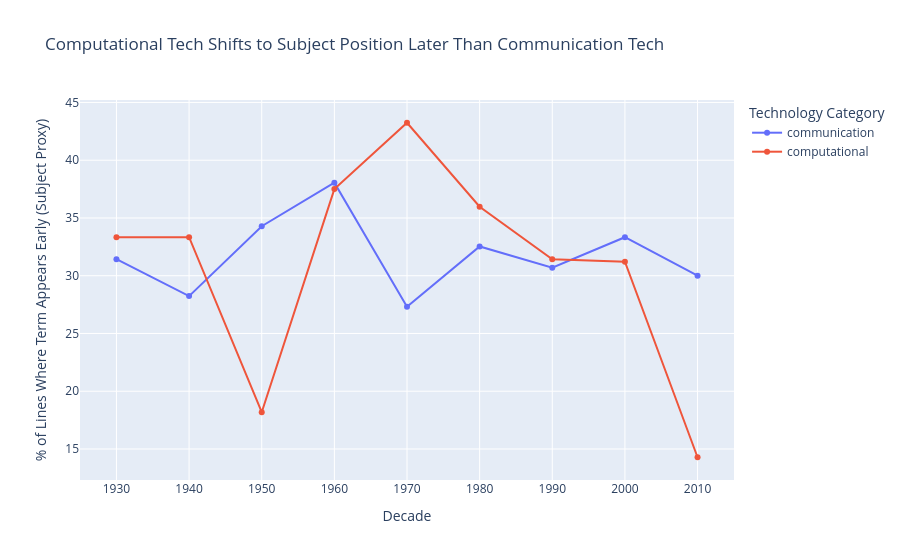

Here is the notebook cell this chart was saved with:
### Markdown cell above
**Question 3:** Do communication technology terms and computational technology terms shift toward sentence-initial position at different rates across decades?

### Code cell
# Use first_tech_position (0 to 1 scale) and first_tech_category.
# Position below 0.33 means the term appears in the first third
# of the line, which we treat as a proxy for subject position.
# We compute the percentage of lines where this is true,
# grouped by decade and category.

tech_pos = df[df["first_tech_position"].notna()].copy()
tech_pos["is_early"] = tech_pos["first_tech_position"] < 0.33

# Group by decade and category.
total_by_group = tech_pos.groupby(["decade", "first_tech_category"]).size().reset_index(name="total")
early_by_group = tech_pos[tech_pos["is_early"]].groupby(["decade", "first_tech_category"]).size().reset_index(name="early_count")

q3_df = total_by_group.merge(early_by_group, on=["decade", "first_tech_category"], how="left")
q3_df["early_count"] = q3_df["early_count"].fillna(0)
q3_df["pct_early"] = (q3_df["early_count"] / q3_df["total"]) * 100
q3_df = q3_df[q3_df["decade"] >= 1930]

# Faceted line chart: one line per category, showing the percentage
# of lines where the term appears in the first third of the sentence.
# Faceting by category (communication vs computational) shows
# whether the two types of technology follow different agency trajectories
# without any manual classification of individual words.
fig3 = px.line(
    q3_df,
    x="decade",
    y="pct_early",
    color="first_tech_category",
    title="Computational Tech Shifts to Subject Position Later Than Communication Tech",
    labels={
        "decade": "Decade",
        "pct_early": "% of Lines Where Term Appears Early (Subject Proxy)",
        "first_tech_category": "Technology Category"
    },
    markers=True
)
fig3.update_layout(xaxis=dict(dtick=10))
fig3.write_image("chart3_agency_by_category.png")
fig3.show()

### Figure 1 — Plotly figure (JSON) as saved in the notebook; plotly's stock layout.template omitted (floating-point values rounded to 4 significant figures)
{"data": [{"hovertemplate": "Technology Category=communication<br>Decade=%{x}<br>% of Lines Where Term Appears Early (Subject Proxy)=%{y}<extra></extra>", "legendgroup": "communication", "line": {"color": "#636efa", "dash": "solid"}, "marker": {"symbol": "circle"}, "mode": "lines+markers", "name": "communication", "orientation": "v", "showlegend": true, "type": "scatter", "x": [1930, 1940, 1950, 1960, 1970, 1980, 1990, 2000, 2010], "xaxis": "x", "y": [31.43, 28.24, 34.29, 38.06, 27.32, 32.53, 30.69, 33.33, 30.0], "yaxis": "y"}, {"hovertemplate": "Technology Category=computational<br>Decade=%{x}<br>% of Lines Where Term Appears Early (Subject Proxy)=%{y}<extra></extra>", "legendgroup": "computational", "line": {"color": "#EF553B", "dash": "solid"}, "marker": {"symbol": "circle"}, "mode": "lines+markers", "name": "computational", "orientation": "v", "showlegend": true, "type": "scatter", "x": [1930, 1940, 1950, 1960, 1970, 1980, 1990, 2000, 2010], "xaxis": "x", "y": [33.33, 33.33, 18.18, 37.5, 43.24, 35.98, 31.42, 31.22, 14.29], "yaxis": "y"}], "layout": {"legend": {"title": {"text": "Technology Category"}, "tracegroupgap": 0}, "title": {"text": "Computational Tech Shifts to Subject Position Later Than Communication Tech"}, "xaxis": {"anchor": "y", "domain": [0, 1], "dtick": 10, "title": {"text": "Decade"}}, "yaxis": {"anchor": "x", "domain": [0, 1], "title": {"text": "% of Lines Where Term Appears Early (Subject Proxy)"}}}}
